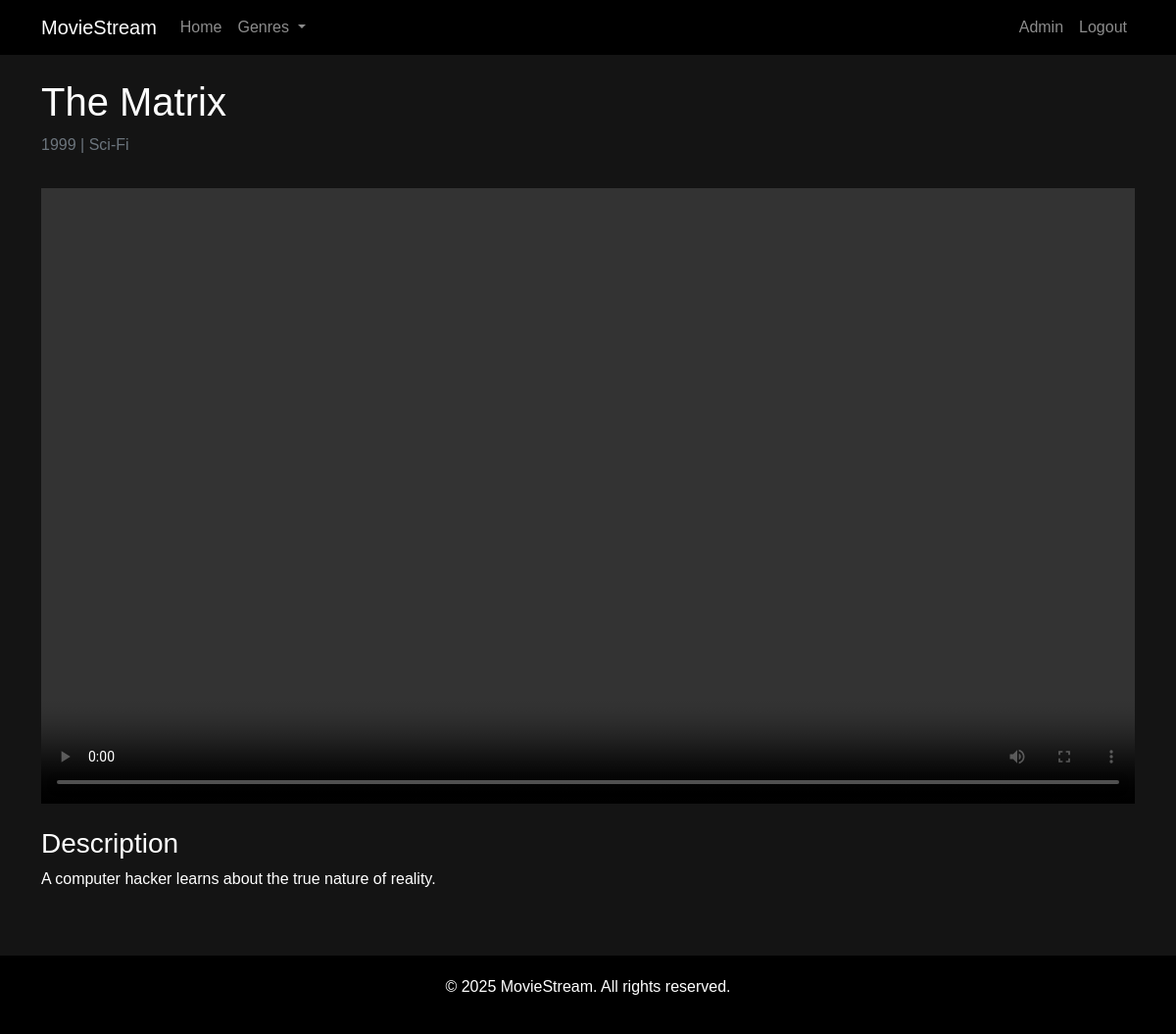
Screenshot of /watch/1 (signed in) with the database file from the repository.
### app.py (models this page shows, shortened)
class Movie(db.Model):
    id = db.Column(db.Integer, primary_key=True)
    title = db.Column(db.String(100), nullable=False)
    description = db.Column(db.Text, nullable=False)
    release_year = db.Column(db.Integer, nullable=False)
    genre = db.Column(db.String(50), nullable=False)
    poster_path = db.Column(db.String(200), nullable=False)
    video_path = db.Column(db.String(200), nullable=False)
    date_added = db.Column(db.DateTime, default=datetime.utcnow)

### app.py (the view)
@app.route('/watch/<int:movie_id>')
def watch_movie(movie_id):
    if 'user_id' not in session:
        flash('Please login to watch movies')
        return redirect(url_for('login'))
    movie = Movie.query.get_or_404(movie_id)
    return render_template('watch.html', movie=movie)

### app.py (called while the page is built)
@app.context_processor
def utility_processor():
    def get_user():
        if 'user_id' in session:
            return User.query.get(session['user_id'])
        return None
    return dict(get_user=get_user)

### templates/watch.html (shortened to what this page needs)
{% extends 'base.html' %}
{% block content %}
<div class="row">
    <div class="col-12">
        <h1>{{ movie.title }}</h1>
        <p class="text-muted">{{ movie.release_year }} | {{ movie.genre }}</p>
    </div>
</div>
<div class="row mt-3">
    <div class="col-12">
        <div class="video-container">
            <video controls autoplay>
                <source src="{{ url_for('static', filename='uploads/' + movie.video_path) }}" type="video/mp4">
            </video>
        </div>
    </div>
</div>
<div class="row mt-4">
    <div class="col-12">
        <h3>Description</h3>
        <p>{{ movie.description }}</p>
    </div>
</div>
{% endblock %}

### templates/base.html (style rules this page uses)
body { background-color: #141414; color: #fff; font-family: 'Arial', sans-serif; }

### templates/watch.html (style rules this page uses)
.video-container { position: relative; padding-bottom: 56.25%; height: 0; overflow: hidden; }
.video-container video { position: absolute; top: 0; left: 0; width: 100%; height: 100%; background-color: #000; }

### rows the page displays
Movie: title "The Matrix", release_year "1999", genre "Sci-Fi", description "A computer hacker learns about the true nature of reality."
